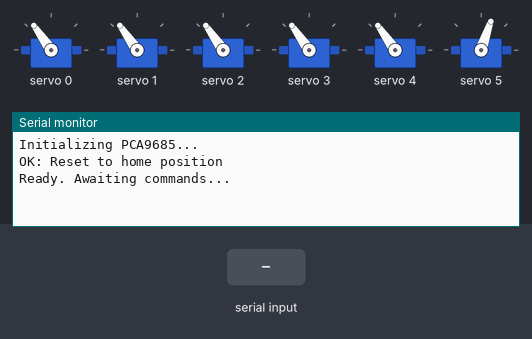
Simulated run of this sketch. Board: ESP32. On the bench: 6 × servo, the last lines printed to the serial monitor. Inputs (shaded band) come from the test bench.

Above: at 2.2 s.
2.3 s: "SET,\n" received over Serial
At 3.1 s:
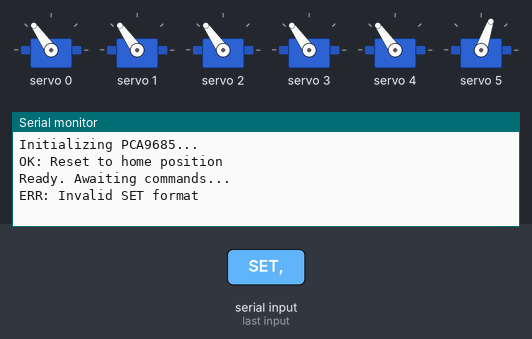
3.8 s: "90,45\n" received over Serial
At 4.3 s:
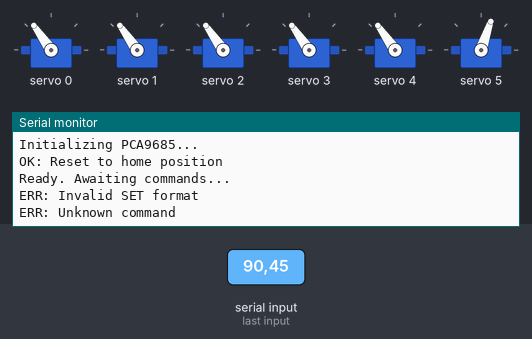

The sketch:

Linefollowing.ino
```cpp
#include <Arduino.h>
#include <Wire.h>
#include <Adafruit_PWMServoDriver.h>

// ==========================================
// CONFIGURATION
// ==========================================
#define I2C_SDA 21
#define I2C_SCL 22
#define PCA9685_ADDRESS 0x40 // Default I2C address

Adafruit_PWMServoDriver pwm = Adafruit_PWMServoDriver(PCA9685_ADDRESS);

// Servo pulse length calibration (Tweak these if your servos jitter or don't reach full range)
// Standard MG90S/MG996R usually fall between 150 and 600.
#define SERVO_MIN 150
#define SERVO_MAX 600

#define NUM_SERVOS 6

// Default home position: [Waist, Shoulder, Elbow, Wrist Pitch, Wrist Roll, Gripper]
int current_angles[NUM_SERVOS] = {90, 90, 90, 90, 90, 45};

// ==========================================
// HELPER FUNCTIONS
// ==========================================
int angleToPulse(int angle) {
  // Maps 0-180 degrees to the PCA9685 pulse range
  return map(angle, 0, 180, SERVO_MIN, SERVO_MAX);
}

void updateAllServos() {
  for (int i = 0; i < NUM_SERVOS; i++) {
    pwm.setPWM(i, 0, angleToPulse(current_angles[i]));
  }
}

void resetToHome() {
  current_angles[0] = 90;
  current_angles[1] = 90;
  current_angles[2] = 90;
  current_angles[3] = 90;
  current_angles[4] = 90;
  current_angles[5] = 45; // Gripper slightly open
  updateAllServos();
  Serial.println("OK: Reset to home position");
}

// ==========================================
// SETUP & LOOP
// ==========================================
void setup() {
  Serial.begin(115200);
  delay(1000); // Wait for serial monitor to initialize

  Serial.println("Initializing PCA9685...");
  Wire.begin(I2C_SDA, I2C_SCL);
  pwm.begin();
  pwm.setPWMFreq(50); // 50Hz is the standard frequency for analog servo motors
  delay(10);

  resetToHome();
  Serial.println("Ready. Awaiting commands...");
}

void loop() {
  if (Serial.available() > 0) {
    String command = Serial.readStringUntil('\n');
    command.trim(); // Remove trailing whitespace or carriage returns

    if (command.startsWith("SET,")) {
      // Parse: SET,a0,a1,a2,a3,a4,a5
      int angles[NUM_SERVOS];
      int parsed = sscanf(command.c_str(), "SET,%d,%d,%d,%d,%d,%d",
                          &angles[0], &angles[1], &angles[2],
                          &angles[3], &angles[4], &angles[5]);

      if (parsed == NUM_SERVOS) {
        // Validate and apply angles
        for (int i = 0; i < NUM_SERVOS; i++) {
          // Gripper (index 5) is clamped to 0-90 by Python, but we double-check here
          int max_angle = (i == 5) ? 90 : 180;
          current_angles[i] = constrain(angles[i], 0, max_angle);
        }
        updateAllServos();
        Serial.println("OK: Command executed");
      } else {
        Serial.println("ERR: Invalid SET format");
      }
    }
    else if (command == "RESET") {
      resetToHome();
    }
    else {
      Serial.println("ERR: Unknown command");
    }
  }
}
```

Measured:
- after the input at 2.3 s, the serial monitor: prints a new line at once (image 1)
- after the input at 3.8 s, the serial monitor: prints a new line at once (image 2)
